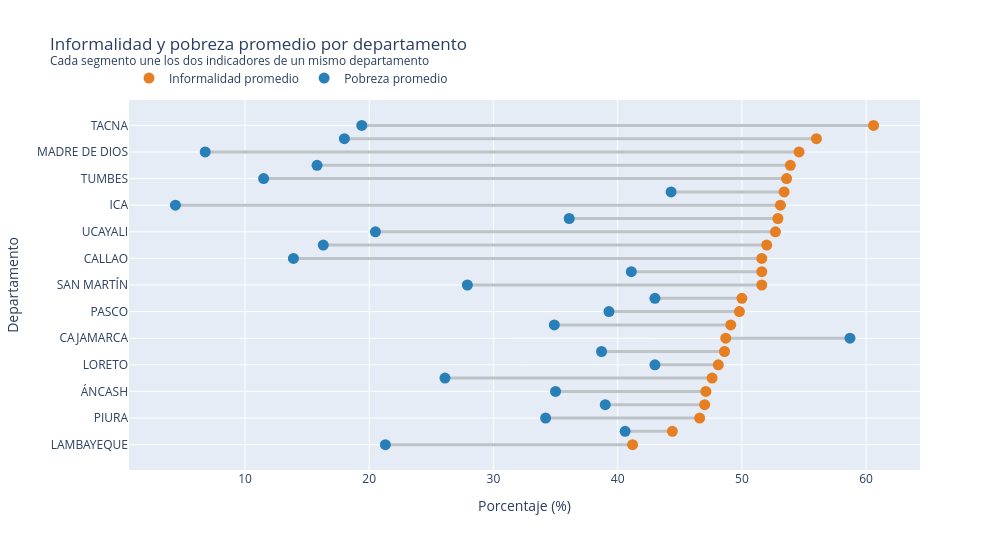

Source (notebook cell):
### Markdown cell above
## <font color=279CF5>3.2 Ranking comparado por departamento</font>

Si los dos problemas coincidieran territorialmente, los departamentos deberían ordenarse casi igual en
ambos rankings. Este gráfico dibuja, para cada departamento, un segmento entre su tasa promedio de
informalidad y su tasa promedio de pobreza: cuanto más largo el segmento, más distinto es lo que dice
cada fuente sobre ese departamento.

### Code cell
orden = resumen_dep.sort_values("informalidad_prom", ascending=True)

fig = go.Figure()

# Segmento que une ambos indicadores
for _, fila in orden.iterrows():
    fig.add_trace(go.Scatter(
        x=[fila["informalidad_prom"], fila["pobreza_prom"]],
        y=[fila["DEPARTAMENTO"], fila["DEPARTAMENTO"]],
        mode="lines",
        line=dict(color="#BDC3C7", width=3),
        showlegend=False,
        hoverinfo="skip",
    ))

fig.add_trace(go.Scatter(
    x=orden["informalidad_prom"], y=orden["DEPARTAMENTO"],
    mode="markers", name="Informalidad promedio",
    marker=dict(color="#E67E22", size=11),
    hovertemplate="%{y}<br>Informalidad: %{x:.1f}%<extra></extra>",
))

fig.add_trace(go.Scatter(
    x=orden["pobreza_prom"], y=orden["DEPARTAMENTO"],
    mode="markers", name="Pobreza promedio",
    marker=dict(color="#2980B9", size=11),
    hovertemplate="%{y}<br>Pobreza: %{x:.1f}%<extra></extra>",
))

fig.update_layout(
    title="Informalidad y pobreza promedio por departamento<br>"
          "<sup>Cada segmento une los dos indicadores de un mismo departamento</sup>",
    xaxis_title="Porcentaje (%)",
    yaxis_title="Departamento",
    width=1000,
    height=550,
    legend=dict(orientation="h", yanchor="bottom", y=1.02, x=0),
)
fig.show()

print("Correlación de Spearman entre ambos rankings departamentales:",
      round(resumen_dep["informalidad_prom"].corr(resumen_dep["pobreza_prom"], method="spearman"), 3))
print("\nDepartamentos donde más difieren ambos diagnósticos:")
display(resumen_dep.nlargest(6, "brecha_puestos")[
    ["DEPARTAMENTO", "informalidad_prom", "pobreza_prom",
     "puesto_informalidad", "puesto_pobreza", "brecha_puestos"]])

### Figure 1 — Plotly figure (JSON) as saved in the notebook; plotly's stock layout.template omitted (floating-point values rounded to 4 significant figures)
{"data": [{"hoverinfo": "skip", "line": {"color": "#BDC3C7", "width": 3}, "mode": "lines", "showlegend": false, "type": "scatter", "x": [41.2, 21.3], "y": ["LAMBAYEQUE", "LAMBAYEQUE"]}, {"hoverinfo": "skip", "line": {"color": "#BDC3C7", "width": 3}, "mode": "lines", "showlegend": false, "type": "scatter", "x": [44.4, 40.6], "y": ["HUANCAVELICA", "HUANCAVELICA"]}, {"hoverinfo": "skip", "line": {"color": "#BDC3C7", "width": 3}, "mode": "lines", "showlegend": false, "type": "scatter", "x": [46.6, 34.2], "y": ["PIURA", "PIURA"]}, {"hoverinfo": "skip", "line": {"color": "#BDC3C7", "width": 3}, "mode": "lines", "showlegend": false, "type": "scatter", "x": [47, 39], "y": ["LA LIBERTAD", "LA LIBERTAD"]}, {"hoverinfo": "skip", "line": {"color": "#BDC3C7", "width": 3}, "mode": "lines", "showlegend": false, "type": "scatter", "x": [47.1, 35], "y": ["ÁNCASH", "ÁNCASH"]}, {"hoverinfo": "skip", "line": {"color": "#BDC3C7", "width": 3}, "mode": "lines", "showlegend": false, "type": "scatter", "x": [47.6, 26.1], "y": ["JUNÍN", "JUNÍN"]}, {"hoverinfo": "skip", "line": {"color": "#BDC3C7", "width": 3}, "mode": "lines", "showlegend": false, "type": "scatter", "x": [48.1, 43], "y": ["LORETO", "LORETO"]}, {"hoverinfo": "skip", "line": {"color": "#BDC3C7", "width": 3}, "mode": "lines", "showlegend": false, "type": "scatter", "x": [48.6, 38.7], "y": ["AMAZONAS", "AMAZONAS"]}, {"hoverinfo": "skip", "line": {"color": "#BDC3C7", "width": 3}, "mode": "lines", "showlegend": false, "type": "scatter", "x": [48.7, 58.7], "y": ["CAJAMARCA", "CAJAMARCA"]}, {"hoverinfo": "skip", "line": {"color": "#BDC3C7", "width": 3}, "mode": "lines", "showlegend": false, "type": "scatter", "x": [49.1, 34.9], "y": ["CUSCO", "CUSCO"]}, {"hoverinfo": "skip", "line": {"color": "#BDC3C7", "width": 3}, "mode": "lines", "showlegend": false, "type": "scatter", "x": [49.8, 39.3], "y": ["PASCO", "PASCO"]}, {"hoverinfo": "skip", "line": {"color": "#BDC3C7", "width": 3}, "mode": "lines", "showlegend": false, "type": "scatter", "x": [50, 43], "y": ["AYACUCHO", "AYACUCHO"]}, {"hoverinfo": "skip", "line": {"color": "#BDC3C7", "width": 3}, "mode": "lines", "showlegend": false, "type": "scatter", "x": [51.6, 27.9], "y": ["SAN MARTÍN", "SAN MARTÍN"]}, {"hoverinfo": "skip", "line": {"color": "#BDC3C7", "width": 3}, "mode": "lines", "showlegend": false, "type": "scatter", "x": [51.6, 41.1], "y": ["APURÍMAC", "APURÍMAC"]}, {"hoverinfo": "skip", "line": {"color": "#BDC3C7", "width": 3}, "mode": "lines", "showlegend": false, "type": "scatter", "x": [51.6, 13.9], "y": ["CALLAO", "CALLAO"]}, {"hoverinfo": "skip", "line": {"color": "#BDC3C7", "width": 3}, "mode": "lines", "showlegend": false, "type": "scatter", "x": [52, 16.3], "y": ["AREQUIPA", "AREQUIPA"]}, {"hoverinfo": "skip", "line": {"color": "#BDC3C7", "width": 3}, "mode": "lines", "showlegend": false, "type": "scatter", "x": [52.7, 20.5], "y": ["UCAYALI", "UCAYALI"]}, {"hoverinfo": "skip", "line": {"color": "#BDC3C7", "width": 3}, "mode": "lines", "showlegend": false, "type": "scatter", "x": [52.9, 36.1], "y": ["HUÁNUCO", "HUÁNUCO"]}, {"hoverinfo": "skip", "line": {"color": "#BDC3C7", "width": 3}, "mode": "lines", "showlegend": false, "type": "scatter", "x": [53.1, 4.4], "y": ["ICA", "ICA"]}, {"hoverinfo": "skip", "line": {"color": "#BDC3C7", "width": 3}, "mode": "lines", "showlegend": false, "type": "scatter", "x": [53.4, 44.3], "y": ["PUNO", "PUNO"]}, {"hoverinfo": "skip", "line": {"color": "#BDC3C7", "width": 3}, "mode": "lines", "showlegend": false, "type": "scatter", "x": [53.6, 11.5], "y": ["TUMBES", "TUMBES"]}, {"hoverinfo": "skip", "line": {"color": "#BDC3C7", "width": 3}, "mode": "lines", "showlegend": false, "type": "scatter", "x": [53.9, 15.8], "y": ["LIMA ", "LIMA "]}, {"hoverinfo": "skip", "line": {"color": "#BDC3C7", "width": 3}, "mode": "lines", "showlegend": false, "type": "scatter", "x": [54.6, 6.8], "y": ["MADRE DE DIOS", "MADRE DE DIOS"]}, {"hoverinfo": "skip", "line": {"color": "#BDC3C7", "width": 3}, "mode": "lines", "showlegend": false, "type": "scatter", "x": [56, 18], "y": ["MOQUEGUA", "MOQUEGUA"]}, {"hoverinfo": "skip", "line": {"color": "#BDC3C7", "width": 3}, "mode": "lines", "showlegend": false, "type": "scatter", "x": [60.6, 19.4], "y": ["TACNA", "TACNA"]}, {"hovertemplate": "%{y}<br>Informalidad: %{x:.1f}%<extra></extra>", "marker": {"color": "#E67E22", "size": 11}, "mode": "markers", "name": "Informalidad promedio", "type": "scatter", "x": [41.2, 44.4, 46.6, 47.0, 47.1, 47.6, 48.1, 48.6, 48.7, 49.1, 49.8, 50.0, 51.6, 51.6, 51.6, 52.0, 52.7, 52.9, 53.1, 53.4, 53.6, 53.9, 54.6, 56.0, 60.6], "y": ["LAMBAYEQUE", "HUANCAVELICA", "PIURA", "LA LIBERTAD", "ÁNCASH", "JUNÍN", "LORETO", "AMAZONAS", "CAJAMARCA", "CUSCO", "PASCO", "AYACUCHO", "SAN MARTÍN", "APURÍMAC", "CALLAO", "AREQUIPA", "UCAYALI", "HUÁNUCO", "ICA", "PUNO", "TUMBES", "LIMA ", "MADRE DE DIOS", "MOQUEGUA", "TACNA"]}, {"hovertemplate": "%{y}<br>Pobreza: %{x:.1f}%<extra></extra>", "marker": {"color": "#2980B9", "size": 11}, "mode": "markers", "name": "Pobreza promedio", "type": "scatter", "x": [21.3, 40.6, 34.2, 39.0, 35.0, 26.1, 43.0, 38.7, 58.7, 34.9, 39.3, 43.0, 27.9, 41.1, 13.9, 16.3, 20.5, 36.1, 4.4, 44.3, 11.5, 15.8, 6.8, 18.0, 19.4], "y": ["LAMBAYEQUE", "HUANCAVELICA", "PIURA", "LA LIBERTAD", "ÁNCASH", "JUNÍN", "LORETO", "AMAZONAS", "CAJAMARCA", "CUSCO", "PASCO", "AYACUCHO", "SAN MARTÍN", "APURÍMAC", "CALLAO", "AREQUIPA", "UCAYALI", "HUÁNUCO", "ICA", "PUNO", "TUMBES", "LIMA ", "MADRE DE DIOS", "MOQUEGUA", "TACNA"]}], "layout": {"height": 550, "legend": {"orientation": "h", "x": 0, "y": 1.02, "yanchor": "bottom"}, "title": {"text": "Informalidad y pobreza promedio por departamento<br><sup>Cada segmento une los dos indicadores de un mismo departamento</sup>"}, "width": 1000, "xaxis": {"title": {"text": "Porcentaje (%)"}}, "yaxis": {"title": {"text": "Departamento"}}}}
